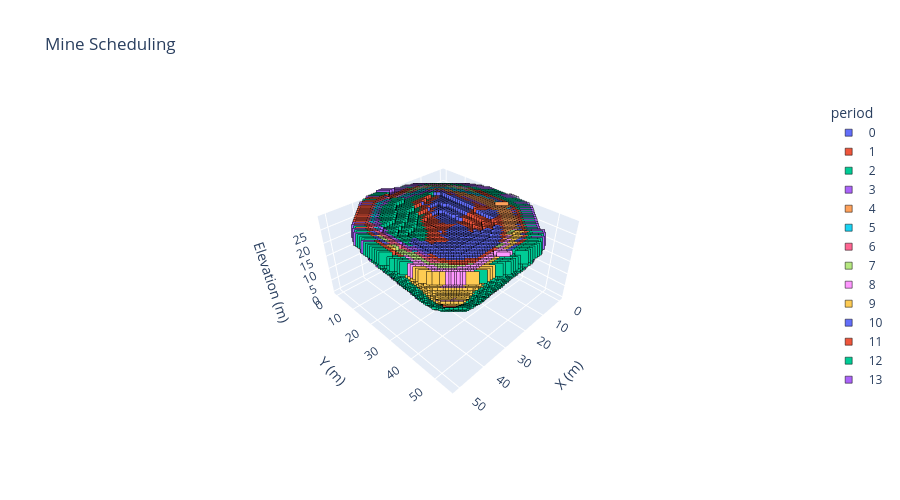

The notebook cell this image was saved under:
### Markdown cell above
### Mine Scheduling 3D Plot

### Code cell
# Block dimensions
dx, dy, dz = 1, 1, 1

# Filter extracted blocks and prepare data
d = blocks.loc[blocks.period.notna()].copy()
d["period"] = d["period"].astype(int)
d[["x","y","z"]] *= [dx, dy, dz]
d["period"] -= d["period"].min()
d["period"] = d["period"].astype(str)

# Axis scaling for correct proportions
r = d[["x","y","z"]].max() - d[["x","y","z"]].min()
s = r.max()

# 3D categorical scatter with Plotly default colors
fig = px.scatter_3d(d, x="x", y="y", z="z", color="period", color_discrete_sequence=px.colors.qualitative.Plotly,
    category_orders={"period": sorted(d["period"], key=int)}, labels={"color": "Periods"}, 
    title="Mine Scheduling", width=900, height=500).update_traces(marker=dict(symbol="square", size=7, 
    line=dict(width=0.5, color="black"))).update_layout(scene=dict(xaxis_title="X (m)", yaxis_title="Y (m)", 
    zaxis_title="Elevation (m)", aspectmode="manual", aspectratio=dict(x=r.x/s, y=r.y/s, z=r.z/s)))
fig.show()

### Figure 1 — Plotly figure (JSON) as saved in the notebook; plotly's stock layout.template omitted (floating-point values rounded to 4 significant figures; data arrays with more than 128 entries replaced by an {"elided": "..."} marker saying what was removed)
{"data": [{"hovertemplate": "period=0<br>x=%{x}<br>y=%{y}<br>z=%{z}<extra></extra>", "legendgroup": "0", "marker": {"color": "#636EFA", "line": {"color": "black", "width": 0.5}, "size": 7, "symbol": "square"}, "mode": "markers", "name": "0", "scene": "scene", "showlegend": true, "type": "scatter3d", "x": {"elided": "1479 int values"}, "y": {"elided": "1479 int values"}, "z": {"elided": "1479 int values"}}, {"hovertemplate": "period=1<br>x=%{x}<br>y=%{y}<br>z=%{z}<extra></extra>", "legendgroup": "1", "marker": {"color": "#EF553B", "line": {"color": "black", "width": 0.5}, "size": 7, "symbol": "square"}, "mode": "markers", "name": "1", "scene": "scene", "showlegend": true, "type": "scatter3d", "x": {"elided": "1570 int values"}, "y": {"elided": "1570 int values"}, "z": {"elided": "1570 int values"}}, {"hovertemplate": "period=2<br>x=%{x}<br>y=%{y}<br>z=%{z}<extra></extra>", "legendgroup": "2", "marker": {"color": "#00CC96", "line": {"color": "black", "width": 0.5}, "size": 7, "symbol": "square"}, "mode": "markers", "name": "2", "scene": "scene", "showlegend": true, "type": "scatter3d", "x": {"elided": "2403 int values"}, "y": {"elided": "2403 int values"}, "z": {"elided": "2403 int values"}}, {"hovertemplate": "period=3<br>x=%{x}<br>y=%{y}<br>z=%{z}<extra></extra>", "legendgroup": "3", "marker": {"color": "#AB63FA", "line": {"color": "black", "width": 0.5}, "size": 7, "symbol": "square"}, "mode": "markers", "name": "3", "scene": "scene", "showlegend": true, "type": "scatter3d", "x": {"elided": "2009 int values"}, "y": {"elided": "2009 int values"}, "z": {"elided": "2009 int values"}}, {"hovertemplate": "period=4<br>x=%{x}<br>y=%{y}<br>z=%{z}<extra></extra>", "legendgroup": "4", "marker": {"color": "#FFA15A", "line": {"color": "black", "width": 0.5}, "size": 7, "symbol": "square"}, "mode": "markers", "name": "4", "scene": "scene", "showlegend": true, "type": "scatter3d", "x": {"elided": "2760 int values"}, "y": {"elided": "2760 int values"}, "z": {"elided": "2760 int values"}}, {"hovertemplate": "period=5<br>x=%{x}<br>y=%{y}<br>z=%{z}<extra></extra>", "legendgroup": "5", "marker": {"color": "#19D3F3", "line": {"color": "black", "width": 0.5}, "size": 7, "symbol": "square"}, "mode": "markers", "name": "5", "scene": "scene", "showlegend": true, "type": "scatter3d", "x": {"elided": "1880 int values"}, "y": {"elided": "1880 int values"}, "z": {"elided": "1880 int values"}}, {"hovertemplate": "period=6<br>x=%{x}<br>y=%{y}<br>z=%{z}<extra></extra>", "legendgroup": "6", "marker": {"color": "#FF6692", "line": {"color": "black", "width": 0.5}, "size": 7, "symbol": "square"}, "mode": "markers", "name": "6", "scene": "scene", "showlegend": true, "type": "scatter3d", "x": {"elided": "1760 int values"}, "y": {"elided": "1760 int values"}, "z": {"elided": "1760 int values"}}, {"hovertemplate": "period=7<br>x=%{x}<br>y=%{y}<br>z=%{z}<extra></extra>", "legendgroup": "7", "marker": {"color": "#B6E880", "line": {"color": "black", "width": 0.5}, "size": 7, "symbol": "square"}, "mode": "markers", "name": "7", "scene": "scene", "showlegend": true, "type": "scatter3d", "x": {"elided": "1712 int values"}, "y": {"elided": "1712 int values"}, "z": {"elided": "1712 int values"}}, {"hovertemplate": "period=8<br>x=%{x}<br>y=%{y}<br>z=%{z}<extra></extra>", "legendgroup": "8", "marker": {"color": "#FF97FF", "line": {"color": "black", "width": 0.5}, "size": 7, "symbol": "square"}, "mode": "markers", "name": "8", "scene": "scene", "showlegend": true, "type": "scatter3d", "x": {"elided": "1785 int values"}, "y": {"elided": "1785 int values"}, "z": {"elided": "1785 int values"}}, {"hovertemplate": "period=9<br>x=%{x}<br>y=%{y}<br>z=%{z}<extra></extra>", "legendgroup": "9", "marker": {"color": "#FECB52", "line": {"color": "black", "width": 0.5}, "size": 7, "symbol": "square"}, "mode": "markers", "name": "9", "scene": "scene", "showlegend": true, "type": "scatter3d", "x": {"elided": "1566 int values"}, "y": {"elided": "1566 int values"}, "z": {"elided": "1566 int values"}}, {"hovertemplate": "period=10<br>x=%{x}<br>y=%{y}<br>z=%{z}<extra></extra>", "legendgroup": "10", "marker": {"color": "#636EFA", "line": {"color": "black", "width": 0.5}, "size": 7, "symbol": "square"}, "mode": "markers", "name": "10", "scene": "scene", "showlegend": true, "type": "scatter3d", "x": {"elided": "1294 int values"}, "y": {"elided": "1294 int values"}, "z": {"elided": "1294 int values"}}, {"hovertemplate": "period=11<br>x=%{x}<br>y=%{y}<br>z=%{z}<extra></extra>", "legendgroup": "11", "marker": {"color": "#EF553B", "line": {"color": "black", "width": 0.5}, "size": 7, "symbol": "square"}, "mode": "markers", "name": "11", "scene": "scene", "showlegend": true, "type": "scatter3d", "x": {"elided": "2597 int values"}, "y": {"elided": "2597 int values"}, "z": {"elided": "2597 int values"}}, {"hovertemplate": "period=12<br>x=%{x}<br>y=%{y}<br>z=%{z}<extra></extra>", "legendgroup": "12", "marker": {"color": "#00CC96", "line": {"color": "black", "width": 0.5}, "size": 7, "symbol": "square"}, "mode": "markers", "name": "12", "scene": "scene", "showlegend": true, "type": "scatter3d", "x": {"elided": "3360 int values"}, "y": {"elided": "3360 int values"}, "z": {"elided": "3360 int values"}}, {"hovertemplate": "period=13<br>x=%{x}<br>y=%{y}<br>z=%{z}<extra></extra>", "legendgroup": "13", "marker": {"color": "#AB63FA", "line": {"color": "black", "width": 0.5}, "size": 7, "symbol": "square"}, "mode": "markers", "name": "13", "scene": "scene", "showlegend": true, "type": "scatter3d", "x": {"elided": "1212 int values"}, "y": {"elided": "1212 int values"}, "z": {"elided": "1212 int values"}}], "layout": {"height": 500, "legend": {"title": {"text": "period"}, "tracegroupgap": 0}, "scene": {"aspectmode": "manual", "aspectratio": {"x": 0.9273, "y": 1, "z": 0.5273}, "domain": {"x": [0, 1], "y": [0, 1]}, "xaxis": {"title": {"text": "X (m)"}}, "yaxis": {"title": {"text": "Y (m)"}}, "zaxis": {"title": {"text": "Elevation (m)"}}}, "title": {"text": "Mine Scheduling"}, "width": 900}}
